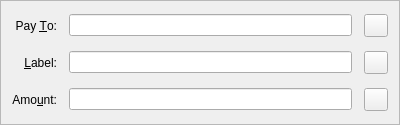
<?xml version="1.0" encoding="UTF-8"?>
<ui version="4.0">
 <class>SendCoinsEntry</class>
 <widget class="QFrame" name="SendCoinsEntry">
  <property name="geometry">
   <rect>
    <x>0</x>
    <y>0</y>
    <width>400</width>
    <height>125</height>
   </rect>
  </property>
  <property name="windowTitle">
   <string>Form</string>
  </property>
  <property name="frameShape">
   <enum>QFrame::StyledPanel</enum>
  </property>
  <property name="frameShadow">
   <enum>QFrame::Sunken</enum>
  </property>
  <layout class="QGridLayout" name="gridLayout">
   <property name="spacing">
    <number>12</number>
   </property>
   <item row="8" column="1">
    <layout class="QHBoxLayout" name="horizontalLayout">
     <item>
      <widget class="BitcoinAmountField" name="payAmount">
       <property name="toolTip">
        <string>Amount</string>
       </property>
      </widget>
     </item>
     <item>
      <widget class="QToolButton" name="deleteButton">
       <property name="toolTip">
        <string>Remove this recipient</string>
       </property>
       <property name="text">
        <string/>
       </property>
       <property name="icon">
        <iconset resource="../bitcoin.qrc">
         <normaloff>:/icons/remove</normaloff>:/icons/remove</iconset>
       </property>
      </widget>
     </item>
    </layout>
   </item>
   <item row="5" column="0">
    <widget class="QLabel" name="label_4">
     <property name="text">
      <string>&amp;Label:</string>
     </property>
     <property name="alignment">
      <set>Qt::AlignRight|Qt::AlignTrailing|Qt::AlignVCenter</set>
     </property>
     <property name="buddy">
      <cstring>addAsLabel</cstring>
     </property>
    </widget>
   </item>
   <item row="3" column="0">
    <widget class="QLabel" name="label_2">
     <property name="text">
      <string>Pay &amp;To:</string>
     </property>
     <property name="alignment">
      <set>Qt::AlignRight|Qt::AlignTrailing|Qt::AlignVCenter</set>
     </property>
     <property name="buddy">
      <cstring>payTo</cstring>
     </property>
    </widget>
   </item>
   <item row="5" column="1">
    <layout class="QHBoxLayout" name="horizontalLayout_2">
     <item>
      <widget class="QValidatedLineEdit" name="addAsLabel">
       <property name="toolTip">
        <string>Enter a label for this address to add it to your address book</string>
       </property>
      </widget>
     </item>
     <item>
      <widget class="QToolButton" name="addressBookButton">
       <property name="toolTip">
        <string>Choose address from address book</string>
       </property>
       <property name="text">
        <string/>
       </property>
       <property name="icon">
        <iconset resource="../bitcoin.qrc">
         <normaloff>:/icons/address-book</normaloff>:/icons/address-book</iconset>
       </property>
       <property name="shortcut">
        <string>Alt+A</string>
       </property>
      </widget>
     </item>
    </layout>
   </item>
   <item row="8" column="0">
    <widget class="QLabel" name="label">
     <property name="text">
      <string>Amo&amp;unt:</string>
     </property>
     <property name="alignment">
      <set>Qt::AlignRight|Qt::AlignTrailing|Qt::AlignVCenter</set>
     </property>
     <property name="buddy">
      <cstring>payAmount</cstring>
     </property>
    </widget>
   </item>
   <item row="3" column="1">
    <layout class="QHBoxLayout" name="payToLayout">
     <item>
      <widget class="QValidatedLineEdit" name="payTo">
       <property name="toolTip">
        <string>The address to send the payment to.</string>
       </property>
       <property name="maxLength">
        <number>80</number>
       </property>
      </widget>
     </item>
     <item>
      <widget class="QToolButton" name="pasteButton">
       <property name="toolTip">
        <string>Paste address from clipboard</string>
       </property>
       <property name="text">
        <string/>
       </property>
       <property name="icon">
        <iconset resource="../bitcoin.qrc">
         <normaloff>:/icons/editpaste</normaloff>:/icons/editpaste</iconset>
       </property>
       <property name="shortcut">
        <string>Alt+P</string>
       </property>
      </widget>
     </item>
    </layout>
   </item>
  </layout>
 </widget>
 <customwidgets>
  <customwidget>
   <class>QValidatedLineEdit</class>
   <extends>QLineEdit</extends>
   <header>qvalidatedlineedit.h</header>
  </customwidget>
  <customwidget>
   <class>BitcoinAmountField</class>
   <extends>QLineEdit</extends>
   <header>bitcoinamountfield.h</header>
   <container>1</container>
  </customwidget>
 </customwidgets>
 <resources>
  <include location="../bitcoin.qrc"/>
 </resources>
 <connections/>
</ui>
